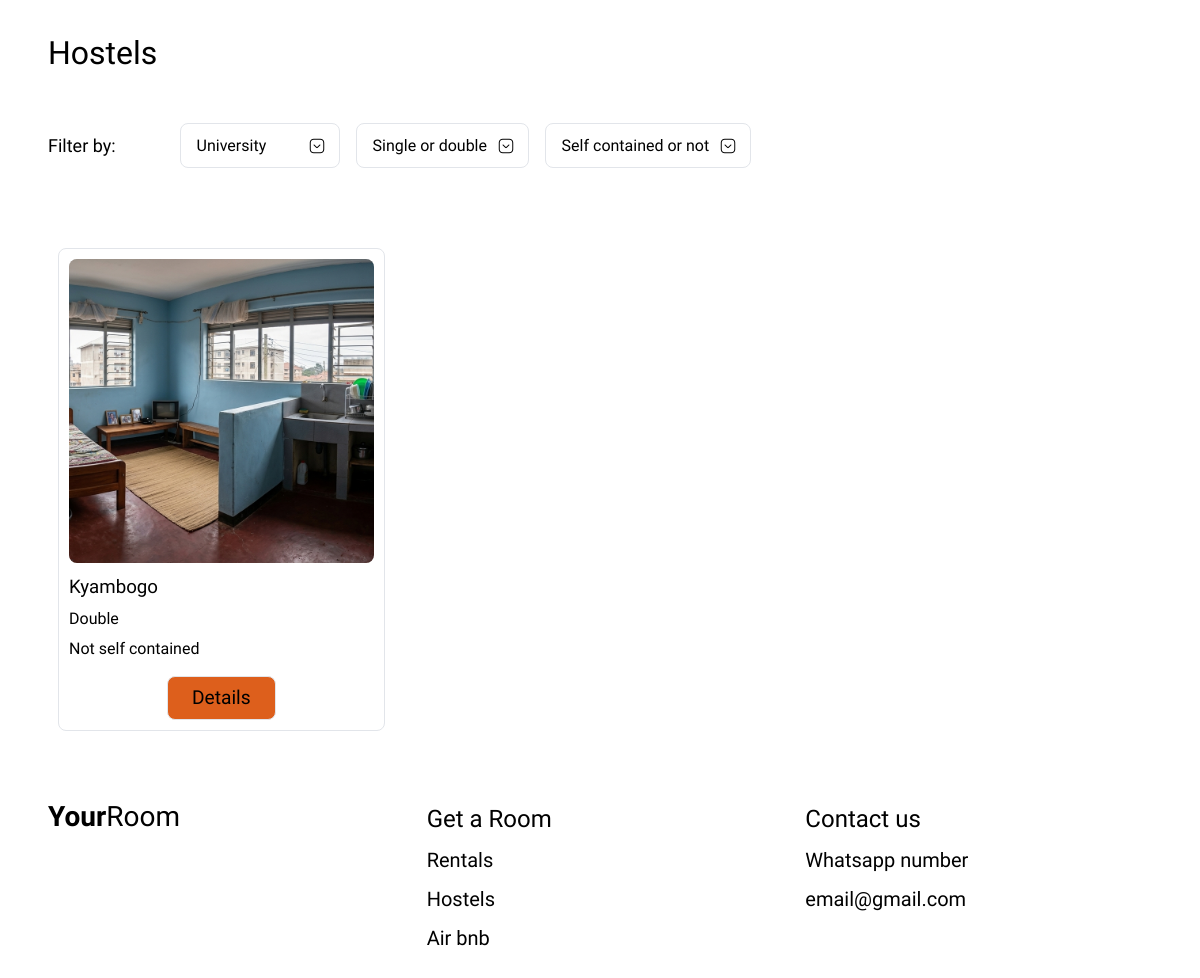
Before: /hostels/ with the older database file.
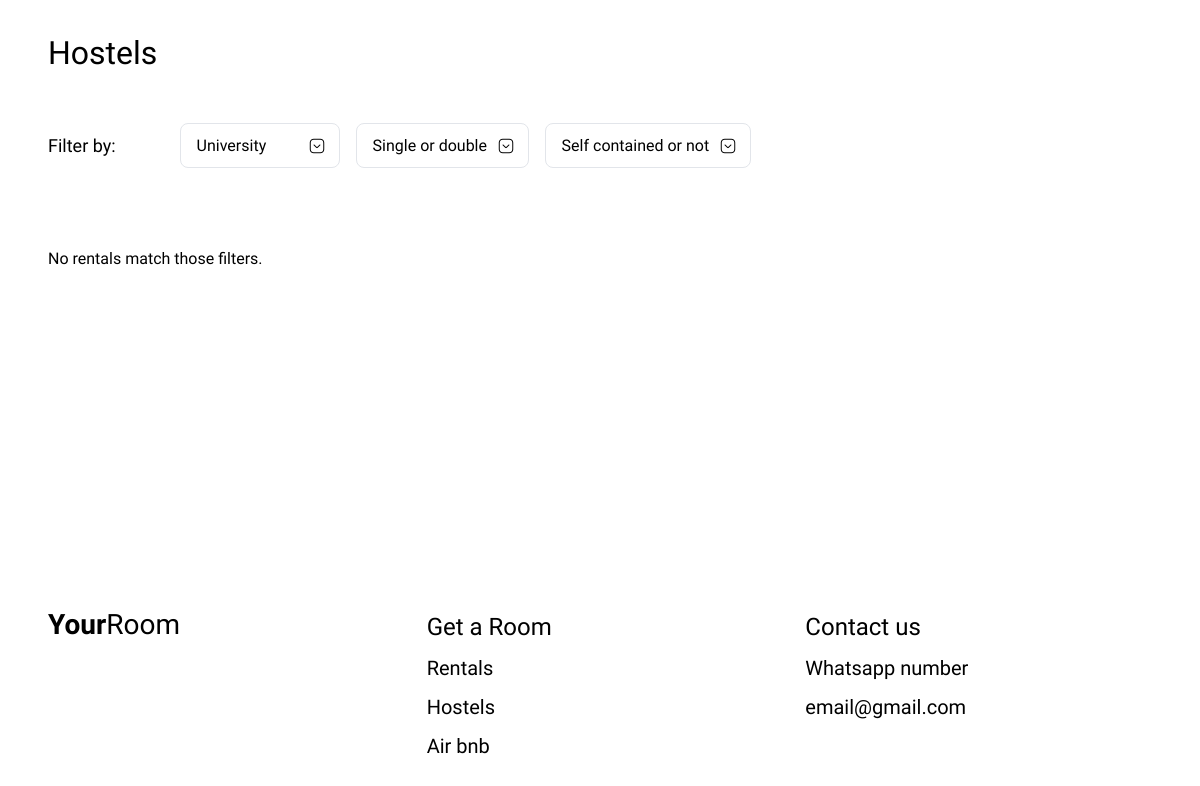
After: the same page with the newer database file.
### your_room/models.py (models this page shows, shortened)
class BaseUnit(models.Model):
    name = models.CharField(max_length=150)
    location = models.CharField(max_length=150)
    class Meta:
        abstract = True
        ordering = ["name"]

class Hostel(BaseUnit):
    university = models.CharField(max_length=150)
    room_type = models.CharField(max_length=10, choices=RoomType.choices)
    self_contained = models.BooleanField(default=False)
    price = models.DecimalField(max_digits=10, decimal_places=2, null=True, blank=True)
    is_booked = models.BooleanField(default=False)
    lessor = models.ForeignKey(Lessor, related_name="hostels", on_delete=models.PROTECT, null=True, blank=True)

class UnitImageBase(models.Model):
    image = models.ImageField(upload_to="units/%Y/%m/")
    is_main = models.BooleanField(
        default=False,
        help_text="Check this box to set this image as the main display photo."
    )
    class Meta:
        abstract = True
        ordering = ["is_main"]

class HostelImage(UnitImageBase):
    unit = models.ForeignKey(Hostel, related_name="images", on_delete=models.CASCADE)

### your_room/views.py (the view)
# urls.py: path("hostels/", hostel, name = "hostels"),
def hostel(request):
    units = Hostel.objects.filter(is_booked=False).prefetch_related("images")
    university = request.GET.get("university")
    room_type = request.GET.get("room_type")
    self_contained = request.GET.get("self_contained")
    if university:
        units = units.filter(university__icontains=university)
    if room_type:
        units = units.filter(room_type=room_type)
    if self_contained in ("true", "false"):
        units = units.filter(self_contained=(self_contained == "true"))
    context = {
        "units": units,
        "universities": Hostel.objects.values_list("university", flat=True).distinct(),
    }
    return render(request, "your_room/hostels.html", context)

### your_room/templates/your_room/hostels.html (shortened to what this page needs)
<!DOCTYPE html>
{% load static %}
<html lang="en">
<head>
<link rel="stylesheet" href="{% static 'your_room/styles.css' %}" />
</head>
<body>
<main>
  <h1 class="page-title container">Hostels</h1>
  <div class = "filters container" >
    <h2 class="filter-title container">Filter by:</h2>
    <form class = "filters container", method = "get", id = "filter-form">
      <select name = "university", class = "filter", onchange="document.getElementById('filter-form').submit()">
        <option value = "">University</option>
      </select>
      <select name="room_type" class="filter" onchange="document.getElementById('filter-form').submit()">
      <option value="">Single or double</option>
    </select>
    <select name="self_contained" class="filter" onchange="document.getElementById('filter-form').submit()">
      <option value="">Self contained or not</option>
    </select>
    </form>
  </div>
  <div class="grid container">
   {% for unit in units %}
      <article class="card">
        {% with unit.images.first as img %}
          {% if img %}
            <img src="{{ img.image.url }}" alt="{{ unit.name }}" loading="lazy" />
          {% else %}
            <img src="{% static 'your_room/images/hero.png' %}" alt="{{ unit.name }}" loading="lazy" />
          {% endif %}
        {% endwith %}
        <h3>{{ unit.university }}</h3>
        <p>{{ unit.room_type|capfirst }}</p>
        <p>{% if unit.self_contained %} Self contained {% else %} Not self contained {% endif %}</p>
        <div class="card__action">
          <a class="btn btn--sm" href="{% url 'unit-detail' 'hostel' unit.pk %}">Details</a>
        </div>
      </article>
    {% empty %}
      <p>No rentals match those filters.</p>
    {% endfor %}
  </div>
</main>
<footer class="footer container">
  <a class="logo" href="{% url 'index' %}"><b>Your</b><span>Room</span></a>
  <div class="col">
    <strong>Get a Room</strong>
    <a href="{% url 'rentals' %}">Rentals</a>
    <a href="{% url 'hostels' %}">Hostels</a>
    <a href="{% url 'airbnb' %}">Air bnb</a>
  </div>
  <div class="col">
    <strong>Contact us</strong>
    <span>Whatsapp number</span>
    <span>email@gmail.com</span>
  </div>
</footer>
</body>
</html>

### your_room/static/your_room/styles.css (style rules this page uses)
:root { --accent-orange:#dd5f1c; --surface-gray:#d9d9d9; --background:#ffffff; --foreground:#000000; --border:#e2e5ea; --radius:8px; }
* { box-sizing:border-box;margin:0;padding:0 }
html, body { height: 100%; }
html { scroll-behavior:smooth }
body { font-family:"Urbanist",system-ui,sans-serif; background:var(--background); color:var(--foreground); line-height:1.35; display:flex; flex-direction: column; min-height: 100vh; }
main { flex: 1; }
a { color:inherit;text-decoration:none }
.container { padding-inline:16px }
@media (min-width:768px) { .container { padding-inline:48px } }
.logo { font-size:clamp(1.5rem, 4vw, 1.75rem);line-height:1 }
.logo b { font-weight:600 }
.logo span { font-weight:300 }
h2.filter-title { font-size:1.125rem;font-weight:400; padding: 0px; display: flex; justify-content: center; align-items: center; }
h1.page-title { font-size:clamp(1.375rem, 4vw, 2rem);font-weight:400;padding-top:32px }
.grid { display:grid;gap:32px;padding-block:32px }
@media (min-width:768px) { .grid { grid-template-columns:repeat(2,1fr) } }
@media (min-width:1024px) { .grid { grid-template-columns:repeat(3,1fr) } }
.filters { display:flex;flex-wrap:wrap;gap:16px;padding-block:24px }
.filter { flex:0 1 auto;min-width:10rem;display:flex;align-items:center;justify-content:center;gap:12px; border:1px solid var(--border);border-radius:var(--radius);padding:12px 16px;font-size:1rem; background:transparent;font-family:inherit;cursor:pointer;transition:background-color .15s ease; }
select.filter { appearance:none;-webkit-appearance:none;-moz-appearance:none; text-align:left; background-image:url("images/arrow.png"); background-repeat:no-repeat; background-position:right 14px center; background-size:16px; padding-right:40px; }
.footer { display:grid;gap:32px;padding-block:40px }
@media (min-width:768px) { .footer { grid-template-columns:repeat(3,1fr) } }
.footer .col { display:flex;flex-direction:column;gap:12px }
.footer .col strong { font-size:1.5rem;font-weight:400 }
.footer .col a,.footer .col span { font-size:1.25rem }

Changed rows visible on the page:
no longer on this page (row edited): Hostel: images.first.image (picture), university "Kyambogo", room_type "Double", self_contained "Not self contained"
Other visible differences:
text now shown: "No rentals match those filters."
